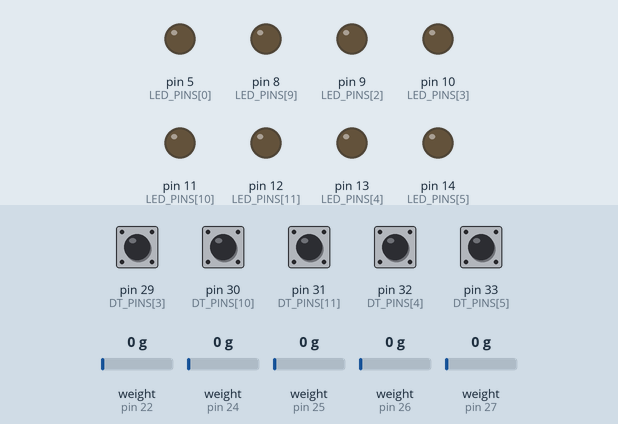
Simulated run of this sketch. Board: Arduino Mega 2560, built with avr-gcc and run on an emulated ATmega2560. Shown: output pins drawn as LEDs (lit = HIGH). Wiring (inferred from the names in the program): 7 × HX711 load-cell converter: data pin 22, SCK pin 2 / data pin 23, SCK pin 3 / data pin 24, SCK pin 34 / data pin 25, SCK pin 4 / data pin 26, SCK pin 35 / data pin 27, SCK pin 6 / data pin 28, SCK pin 7. The test bench sets the inputs (shaded band); at power-on: pin 29 (DT_PINS[3]), pin 30 (DT_PINS[10]), pin 31 (DT_PINS[11]), pin 32 (DT_PINS[4]), pin 33 (DT_PINS[5]) HIGH, weight on the scale (sensors on pin 22, pin 24, pin 25, pin 26, pin 27) 0 g. Pins used as bus, display or sensor lines are not drawn; what the sketch prints to the serial monitor is not drawn.

Above: at 3.5 s.
At 5.89 s:
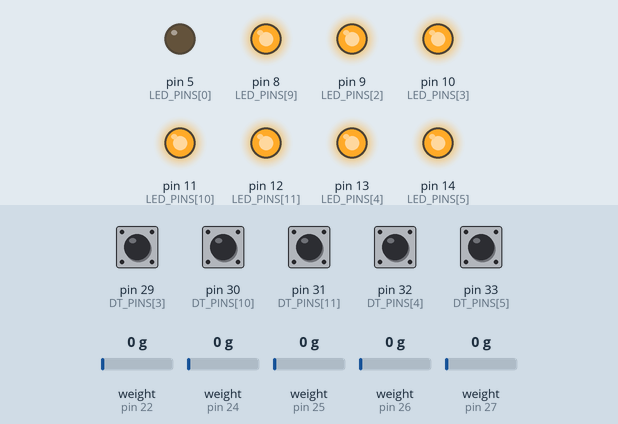
Timing chart, 0 to 6.2 s (numbered marks = the images above):
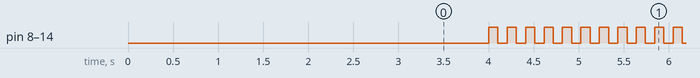

The sketch:

arduino_firmware.ino
```cpp
#include <string.h>
#include "firmware_version.h"

// --- 핀 설정 ---
const int LOADCELL_COUNT = 12;
// 허브보드 1/2/3의 SCK를 각각 독립된 핀으로 분리. 세 핀 모두 매 순간
// 똑같은 펄스를 동시에 내보내므로(아래 readSensors), 어느 채널이 어느
// 허브에 물려 있는지는 신경 쓸 필요 없다 - 이전처럼 한 몸처럼 동작한다.
const int SCK_PINS[3] = {2, 34, 35};
const int DT_PINS[LOADCELL_COUNT]  = {24, 25, 28, 29, 32, 33, 22, 23, 26, 27, 30, 31};
const int LED_PINS[LOADCELL_COUNT] = { 5,  6,  9, 10, 13, 14,  3,  4,  7,  8, 11, 12};
// --- 영점 및 '개별' 보정 설정 ---
float calFactors[LOADCELL_COUNT] = {
  // 5번(10kg), 7번(20kg), 11번(10kg)은 나머지 5kg 로드셀보다 감도가 낮다.
  // 소프트웨어 배율로만 땜질하면 원시 노이즈까지 그만큼 증폭되므로 여기서 직접 맞춘다.
  //
  // 3번은 용량 스케일링(20kg 가정, 107.4)으로는 470g 분동이 8341g로 찍혀
  // 17.75배 어긋났다. 실측 비율로 역산한 값(107.4 * 8341 / 470)으로 교체.
  // 다른 20kg 채널(7번, 104.5)과 동일 계열 수치로는 안 맞았던 걸로 봐서,
  // 3번 소켓의 로드셀이 실제로는 20kg이 아닐 가능성이 있다 — 현장에서 확인 필요.
  424.0, 425.5, 1906.0, 424.2, 223.9, 422.9,
  104.5, 425.0, 423.5, 424.8, 226.4, 424.0
};
long offsets[LOADCELL_COUNT] = {0};

// --- 필터 설정 (슬라이딩 윈도우) ---
const int SAMPLE_SIZE = 5;
long weightBuffer[LOADCELL_COUNT][SAMPLE_SIZE] = {0};

// --- 산업용 고정 통신 버퍼 ---
const int MAX_CMD_LEN = 64;
char cmdBuffer[MAX_CMD_LEN];
int cmdIndex = 0;
bool cmdReady = false;

// --- 🌟 5진 아웃 & 상태 저장 변수 🌟 ---
bool ledCommandState[LOADCELL_COUNT] = {false};
unsigned long lastBlinkTime = 0;
bool blinkState = false;

int errorCount[LOADCELL_COUNT] = {0};       // 채널별 에러 누적 카운터 (5진 아웃용)
bool isIsolated[LOADCELL_COUNT] = {false};  // 격리(블랙리스트) 상태

// --- 함수 선언 ---
void readSensors(long* targetArray, bool* successArray);
void performTare();

void setup() {
  delay(1000); // 🌟 필수 추가: 전원 인가 후 로드셀이 깨어날 때까지 1초 대기
  Serial.begin(115200);
  for (int s = 0; s < 3; s++) {
    pinMode(SCK_PINS[s], OUTPUT);
    digitalWrite(SCK_PINS[s], LOW);
  }

  for(int i = 0; i < LOADCELL_COUNT; i++) {
    // 🚨 핵심 수술: 아두이노 내부에 5V 저항을 강제로 연결하여 노이즈 원천 차단!
    pinMode(DT_PINS[i], INPUT_PULLUP);
    pinMode(LED_PINS[i], OUTPUT);
    digitalWrite(LED_PINS[i], LOW);
  }

  performTare();
  Serial.print("[VER] ");
  Serial.println(FIRMWARE_VERSION);
  Serial.println("--- 24시간 무중단 모드 (5진 아웃 격리 시스템 가동 중) ---");
}

void loop() {
  // 1. 라즈베리파이 명령 수신
  while (Serial.available() > 0) {
    char c = Serial.read();
    if (c == '\n') {
      cmdBuffer[cmdIndex] = '\0';
      cmdReady = true;
      break;
    }
    else if (c != '\r') {
      if (cmdIndex < MAX_CMD_LEN - 1) {
        cmdBuffer[cmdIndex++] = c;
      } else {
        // 개행 없이 버퍼를 넘긴 쓰레기 입력. 비우지 않으면 이후 명령이 전부 무시된다.
        cmdIndex = 0;
      }
    }
  }

  // 2. 명령어 파싱
  if (cmdReady) {
    char *startPtr = strchr(cmdBuffer, '<');
    char *endPtr = strchr(cmdBuffer, '>');

    if (startPtr != NULL && endPtr != NULL && startPtr < endPtr) {
      *endPtr = '\0';
      char *innerCmd = startPtr + 1;

      if (strcmp(innerCmd, "TARE") == 0) {
        performTare();
      }
      else if (strcmp(innerCmd, "VER") == 0) {
        Serial.print("[VER] ");
        Serial.println(FIRMWARE_VERSION);
      }
      else {
        for (int i = 0; i < LOADCELL_COUNT; i++) ledCommandState[i] = false;

        char *token = strtok(innerCmd, ", ");
        while (token != NULL) {
          int ledNum = atoi(token);
          if (ledNum >= 1 && ledNum <= LOADCELL_COUNT) {
            ledCommandState[ledNum - 1] = true;
          }
          token = strtok(NULL, ", ");
        }
      }
    }
    cmdIndex = 0;
    cmdReady = false;
  }

  // 3. 센서 데이터 동시 읽기 및 5진 아웃 판정
  long rawValues[LOADCELL_COUNT] = {0};
  bool successArray[LOADCELL_COUNT] = {false};

  readSensors(rawValues, successArray);

  for (int i = 0; i < LOADCELL_COUNT; i++) {
    if (isIsolated[i]) {
      continue;
    }

    if (successArray[i]) {
      errorCount[i] = 0;
    } else {
      errorCount[i]++;
      if (errorCount[i] >= 5) {
        isIsolated[i] = true;
      }
    }
  }

  // 4. 라즈베리파이로 데이터 송신
  Serial.print("<");
  for (int i = 0; i < LOADCELL_COUNT; i++) {
    if (!isIsolated[i] && successArray[i]) {
      float weight = (rawValues[i] - offsets[i]) / calFactors[i];

      for (int j = 0; j < SAMPLE_SIZE - 1; j++) {
        weightBuffer[i][j] = weightBuffer[i][j + 1];
      }
      weightBuffer[i][SAMPLE_SIZE - 1] = (long)weight;

      long temp[SAMPLE_SIZE];
      for (int k = 0; k < SAMPLE_SIZE; k++) temp[k] = weightBuffer[i][k];
      for (int m = 0; m < SAMPLE_SIZE - 1; m++) {
        for (int n = m + 1; n < SAMPLE_SIZE; n++) {
          if (temp[m] > temp[n]) {
            long t = temp[m]; temp[m] = temp[n]; temp[n] = t;
          }
        }
      }

      long filteredWeight = (temp[1] + temp[2] + temp[3]) / 3;
      if (filteredWeight > -2 && filteredWeight < 2) filteredWeight = 0;

      Serial.print(filteredWeight);
    } else {
      Serial.print("ERR");
    }

    if (i < LOADCELL_COUNT - 1) Serial.print(", ");
  }
  Serial.println(">");

  // 5. LED 최종 출력 제어 (비상 깜빡임 vs 정상 명령)
  if (millis() - lastBlinkTime >= 100) {
    blinkState = !blinkState;
    lastBlinkTime = millis();
  }

  for (int i = 0; i < LOADCELL_COUNT; i++) {
    if (isIsolated[i]) {
      digitalWrite(LED_PINS[i], blinkState ? HIGH : LOW);
    } else {
      digitalWrite(LED_PINS[i], ledCommandState[i] ? HIGH : LOW);
    }
  }

  delay(50);
}

// --- 🌟 개선된 영점 조절 (격리 해제 기능 포함) 🌟 ---
void performTare() {
  Serial.println("\n[SYSTEM] 영점 조절(TARE) 및 에러 초기화 시작...");

  for(int i = 0; i < LOADCELL_COUNT; i++) {
    errorCount[i] = 0;
    isIsolated[i] = false;
  }

  // 단순 평균은 깨진 값 하나에 영점 전체가 수 kg 틀어진다(현장 로그: 부팅 영점에서
  // 5번 -3774g, 6번 -2005g). 채널별로 모아 정렬한 뒤 위아래 TARE_TRIM 개씩 버린다.
  const int TARE_READS = 10;
  const int TARE_TRIM = 2;
  static long samples[LOADCELL_COUNT][TARE_READS];
  int validReads[LOADCELL_COUNT] = {0};

  for(int k = 0; k < TARE_READS; k++) {
    long rawValues[LOADCELL_COUNT] = {0};
    bool successArray[LOADCELL_COUNT] = {false};

    readSensors(rawValues, successArray);

    for(int i = 0; i < LOADCELL_COUNT; i++) {
      if (successArray[i]) {
        samples[i][validReads[i]++] = rawValues[i];
      }
    }
    delay(50);
  }

  for(int i = 0; i < LOADCELL_COUNT; i++) {
    int n = validReads[i];
    if (n > 0) {
      long *s = samples[i];
      for (int m = 0; m < n - 1; m++) {
        for (int q = m + 1; q < n; q++) {
          if (s[m] > s[q]) { long t = s[m]; s[m] = s[q]; s[q] = t; }
        }
      }
      // 표본이 적으면(대부분 실패한 채널) 버릴 여유가 없으니 가운데 값만 쓴다.
      int lo = (n > 2 * TARE_TRIM) ? TARE_TRIM : (n - 1) / 2;
      int hi = n - lo;
      long sum = 0;
      for (int m = lo; m < hi; m++) sum += s[m];
      offsets[i] = sum / (hi - lo);
    }
    for(int j = 0; j < SAMPLE_SIZE; j++) weightBuffer[i][j] = 0;
  }

  // 이번에 0으로 만든 무게를 그램으로 보고한다.
  // 접시만 올려져 있으면 매번 비슷한 값이 나오고, 포도가 올려진 채로 영점을
  // 잡으면 값이 크게 튄다. 라즈베리파이가 이걸 지난번 값과 비교해 경고한다.
  Serial.print("[TARE] ");
  for(int i = 0; i < LOADCELL_COUNT; i++) {
    Serial.print((long)(offsets[i] / calFactors[i]));
    if (i < LOADCELL_COUNT - 1) Serial.print(",");
  }
  Serial.println();

  Serial.println("[SYSTEM] 영점 조절 완료! 정상 가동 재개.");
}

// --- 🌟 개선된 초고속 동시 읽기 함수 (60us 수면 버그 원천 차단) 🌟 ---
void readSensors(long* targetArray, bool* successArray) {
  unsigned long startTime = millis();
  bool ready[LOADCELL_COUNT];

  // 센서들이 준비될 때까지 대기. 판정은 한 번 훑은 결과(ready)로만 한다.
  // 예전에는 대기가 끝난 뒤 핀을 다시 읽어 성공 여부를 정했는데, 그 사이
  // 다음 변환이 끝나는 칩은 DOUT 이 잠깐 HIGH 로 튀어 ERR 로 찍혔다
  // (실측 저울당 약 30초에 1회).
  while (true) {
    bool allReady = true;
    for (int i = 0; i < LOADCELL_COUNT; i++) {
      ready[i] = isIsolated[i] || digitalRead(DT_PINS[i]) == LOW;
      if (!ready[i]) allReady = false;
    }
    if (allReady || millis() - startTime >= 150) break;
  }

  for (int i = 0; i < LOADCELL_COUNT; i++) {
    successArray[i] = !isIsolated[i] && ready[i];
  }

  long values[LOADCELL_COUNT] = {0};

  // 24번의 펄스를 발생시켜 데이터를 동시에 빨아들임
  for (int i = 0; i < 24; i++) {
    // SCK 가 60us 넘게 HIGH 면 HX711 이 절전으로 빠진다. 그 사이에 타이머/시리얼
    // 인터럽트가 끼어들지 않도록 HIGH 구간만 막는다(수 us라 수신 손실 없음).
    noInterrupts();
    digitalWrite(SCK_PINS[0], HIGH);
    digitalWrite(SCK_PINS[1], HIGH);
    digitalWrite(SCK_PINS[2], HIGH);
    delayMicroseconds(1);       // 1. 아주 짧게 전기를 쏜다 (1마이크로초)
    digitalWrite(SCK_PINS[0], LOW); // 2. 🚨 즉시 끈다! (수면 모드 절대 진입 불가)
    digitalWrite(SCK_PINS[1], LOW);
    digitalWrite(SCK_PINS[2], LOW);
    interrupts();

    // 3. 전기가 꺼진 안전한 상태에서 느긋하게 12개의 핀을 다 읽는다!
    int b0  = digitalRead(DT_PINS[0]);
    int b1  = digitalRead(DT_PINS[1]);
    int b2  = digitalRead(DT_PINS[2]);
    int b3  = digitalRead(DT_PINS[3]);
    int b4  = digitalRead(DT_PINS[4]);
    int b5  = digitalRead(DT_PINS[5]);
    int b6  = digitalRead(DT_PINS[6]);
    int b7  = digitalRead(DT_PINS[7]);
    int b8  = digitalRead(DT_PINS[8]);
    int b9  = digitalRead(DT_PINS[9]);
    int b10 = digitalRead(DT_PINS[10]);
    int b11 = digitalRead(DT_PINS[11]);

    // 읽은 비트를 합친다
    values[0]  = (values[0]  << 1) | b0;
    values[1]  = (values[1]  << 1) | b1;
    values[2]  = (values[2]  << 1) | b2;
    values[3]  = (values[3]  << 1) | b3;
    values[4]  = (values[4]  << 1) | b4;
    values[5]  = (values[5]  << 1) | b5;
    values[6]  = (values[6]  << 1) | b6;
    values[7]  = (values[7]  << 1) | b7;
    values[8]  = (values[8]  << 1) | b8;
    values[9]  = (values[9]  << 1) | b9;
    values[10] = (values[10] << 1) | b10;
    values[11] = (values[11] << 1) | b11;
  }

  // 마지막 25번째 펄스 (다음 데이터를 위해 필수)
  noInterrupts();
  digitalWrite(SCK_PINS[0], HIGH); digitalWrite(SCK_PINS[1], HIGH); digitalWrite(SCK_PINS[2], HIGH);
  delayMicroseconds(1);
  digitalWrite(SCK_PINS[0], LOW); digitalWrite(SCK_PINS[1], LOW); digitalWrite(SCK_PINS[2], LOW);
  interrupts();
  delayMicroseconds(1);

  // 음수 처리 등 최종 마무리
  for (int i = 0; i < LOADCELL_COUNT; i++) {
    if (successArray[i]) {
      if (values[i] & 0x800000) values[i] |= 0xFF000000;
      // 원시값 0(비트 전부 0)과 포화값은 실제 무게가 아니라 깨진 읽기다. 현장 실측에서
      // 빈 저울이 가끔 원시값 0을 두 번 연달아 보내, 필터를 뚫고 '-영점/3' g
      // (9번 -228g, 4번 -75g 등)으로 튀었다. 실패로 처리해 필터에 넣지 않는다.
      if (values[i] == 0 || values[i] == 0x7FFFFFL || values[i] == -0x800000L) {
        successArray[i] = false;
      } else {
        targetArray[i] = values[i];
      }
    }
  }
}
```

firmware_version.h
```cpp
// 이 파일은 OTA 업데이트 시 main.py가 git 커밋 해시로 자동 덮어씁니다.
// Arduino IDE에서 직접 컴파일할 경우에는 아래 기본값이 사용됩니다.
#define FIRMWARE_VERSION "unknown"
```

Measured:
- by itself, pin 8 (LED_PINS[9]), pin 9 (LED_PINS[2]), pin 10 (LED_PINS[3]), pin 11 (LED_PINS[10]), pin 12 (LED_PINS[11]), pin 13 (LED_PINS[4]), pin 14 (LED_PINS[5]): alternates HIGH for 0.10 s and LOW for 0.10 s
